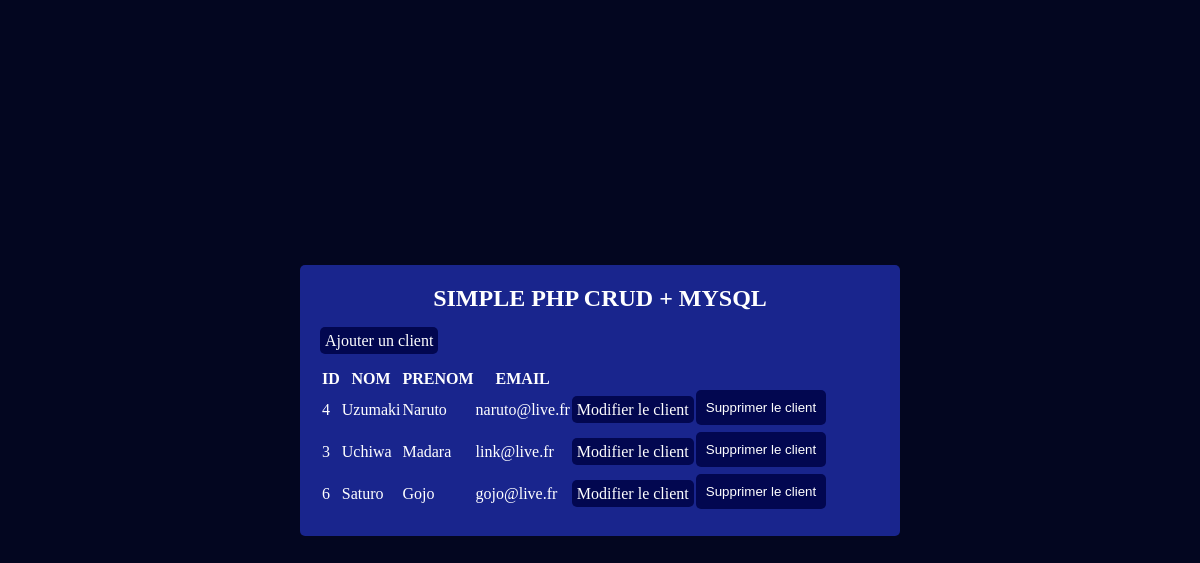
The page / on the database its author committed.
### tables this page shows
CREATE TABLE IF NOT EXISTS `clients` (
  `client_id` int NOT NULL AUTO_INCREMENT,
  `client_nom` varchar(30) NOT NULL,
  `client_prenom` varchar(30) NOT NULL,
  `client_email` varchar(30) NOT NULL,
  PRIMARY KEY (`client_id`)
);

### index.php (the view, shortened to what this page needs)
<?php
require_once('./connexion.php');
$sql = 'SELECT client_id, client_nom, client_prenom, client_email FROM clients';
$pdo_requete = $pdo->prepare($sql);
$pdo_requete->execute();
?>
<!DOCTYPE html>
<html lang="fr">
<head>
    <link rel="stylesheet" href="style.css">
</head>
<body>
    <div class="container">
            <h2 class="title">SIMPLE PHP CRUD + MYSQL</h2>
            <a href="add.php">Ajouter un client</a>
            <br><br>
            <table class="table-center">
            <tr>
                <th>ID</th>
                <th>NOM</th>
                <th>PRENOM</th>
                <th>EMAIL</th>
            </tr>
            <?php while($clients = $pdo_requete->fetch()){ ;?>
            <tr>
                <td><?= $clients['client_id'] ?></td>
                <td><?= $clients['client_nom'] ?></td>
                <td><?= $clients['client_prenom'] ?></td>
                <td><?= $clients['client_email'] ?></td>
                <td><a href="edit.php?id=<?= urlencode($clients['client_id']) ;?>">Modifier le client</a></td>
                <td>
                    <form action="delete.php" method='POST'>
                        <input type="submit" value="Supprimer le client">
                    </form>
                </td>
            </tr>
            <?php };?>
        </table>
    </div>
</body>
</html>

### style.css (style rules this page uses)
* { margin: 0; padding: 0; box-sizing: border-box; }
body { background-color: #030620; display: flex; justify-content: center; align-items: center; height: 100vh; color: white; }
a { text-decoration: none; background-color: rgb(2, 7, 80); color: white; border: none; padding: 5px; border-radius: 5px; cursor: pointer; }
.container { background-color: #19258d; width: 600px; padding: 20px; border-radius: 5px; }
.title { display: flex; justify-content: center; margin-bottom: 20px; align-items: center; }
input { display: flex; margin-bottom: 5px; }
input[type="submit"] { background-color: rgb(2, 7, 80); color: white; border: none; padding: 10px; border-radius: 5px; cursor: pointer; }

### rows shown on the page
clients: client_id "4", client_nom "Uzumaki", client_prenom "Naruto", client_email "naruto@live.fr"
clients: client_id "3", client_nom "Uchiwa", client_prenom "Madara", client_email "link@live.fr"
clients: client_id "6", client_nom "Saturo", client_prenom "Gojo", client_email "gojo@live.fr"
